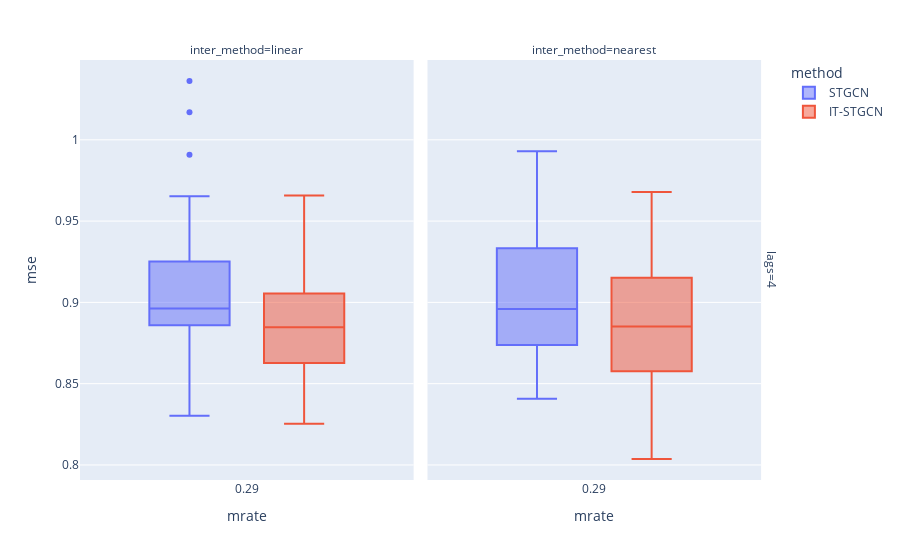

Notebook source saved alongside this figure:
### Markdown cell above
## Block

### Code cell
data.query("method!='GNAR' and mtype =='block'").plot.box(backend='plotly',x='mrate',color='method',y='mse',facet_col='inter_method',facet_row='lags',height=800)

### Figure 1 — Plotly figure (JSON) as saved in the notebook; plotly's stock layout.template omitted (floating-point values rounded to 4 significant figures)
{"data": [{"alignmentgroup": "True", "hovertemplate": "method=STGCN<br>lags=4<br>inter_method=linear<br>mrate=%{x}<br>mse=%{y}<extra></extra>", "legendgroup": "STGCN", "marker": {"color": "#636efa"}, "name": "STGCN", "notched": false, "offsetgroup": "STGCN", "orientation": "v", "showlegend": true, "type": "box", "x": [0.2878, 0.2878, 0.2878, 0.2878, 0.2878, 0.2878, 0.2878, 0.2878, 0.2878, 0.2878, 0.2878, 0.2878, 0.2878, 0.2878, 0.2878, 0.2878, 0.2878, 0.2878, 0.2878, 0.2878, 0.2878, 0.2878, 0.2878, 0.2878, 0.2878, 0.2878, 0.2878, 0.2878, 0.2878, 0.2878], "x0": " ", "xaxis": "x", "y": [0.8967, 0.9242, 0.922, 0.9581, 0.8302, 0.9196, 0.8797, 0.8959, 0.8556, 0.888, 0.886, 0.8575, 0.9232, 0.885, 0.8938, 1.017, 0.8551, 0.9908, 0.9528, 0.9275, 0.8878, 0.9653, 0.9252, 1.036, 0.862, 0.8947, 0.9083, 0.898, 0.894, 0.89], "y0": " ", "yaxis": "y"}, {"alignmentgroup": "True", "hovertemplate": "method=STGCN<br>lags=4<br>inter_method=nearest<br>mrate=%{x}<br>mse=%{y}<extra></extra>", "legendgroup": "STGCN", "marker": {"color": "#636efa"}, "name": "STGCN", "notched": false, "offsetgroup": "STGCN", "orientation": "v", "showlegend": false, "type": "box", "x": [0.2878, 0.2878, 0.2878, 0.2878, 0.2878, 0.2878, 0.2878, 0.2878, 0.2878, 0.2878, 0.2878, 0.2878, 0.2878, 0.2878, 0.2878, 0.2878, 0.2878, 0.2878, 0.2878, 0.2878, 0.2878, 0.2878, 0.2878, 0.2878, 0.2878, 0.2878, 0.2878, 0.2878, 0.2878, 0.2878], "x0": " ", "xaxis": "x2", "y": [0.913, 0.9007, 0.902, 0.8738, 0.9394, 0.993, 0.9093, 0.8456, 0.8629, 0.8553, 0.9658, 0.8864, 0.8808, 0.8789, 0.9332, 0.8821, 0.952, 0.9675, 0.8725, 0.8666, 0.8879, 0.8978, 0.919, 0.9476, 0.894, 0.8808, 0.8408, 0.8667, 0.9011, 0.9557], "y0": " ", "yaxis": "y2"}, {"alignmentgroup": "True", "hovertemplate": "method=IT-STGCN<br>lags=4<br>inter_method=linear<br>mrate=%{x}<br>mse=%{y}<extra></extra>", "legendgroup": "IT-STGCN", "marker": {"color": "#EF553B"}, "name": "IT-STGCN", "notched": false, "offsetgroup": "IT-STGCN", "orientation": "v", "showlegend": true, "type": "box", "x": [0.2878, 0.2878, 0.2878, 0.2878, 0.2878, 0.2878, 0.2878, 0.2878, 0.2878, 0.2878, 0.2878, 0.2878, 0.2878, 0.2878, 0.2878, 0.2878, 0.2878, 0.2878, 0.2878, 0.2878, 0.2878, 0.2878, 0.2878, 0.2878, 0.2878, 0.2878, 0.2878, 0.2878, 0.2878, 0.2878], "x0": " ", "xaxis": "x", "y": [0.8982, 0.8856, 0.8705, 0.9054, 0.8838, 0.8617, 0.9113, 0.8733, 0.8969, 0.8333, 0.8626, 0.9483, 0.9421, 0.8554, 0.9657, 0.8777, 0.9418, 0.8441, 0.8898, 0.8805, 0.8408, 0.8626, 0.9394, 0.8953, 0.8777, 0.8254, 0.9142, 0.8905, 0.8796, 0.8931], "y0": " ", "yaxis": "y"}, {"alignmentgroup": "True", "hovertemplate": "method=IT-STGCN<br>lags=4<br>inter_method=nearest<br>mrate=%{x}<br>mse=%{y}<extra></extra>", "legendgroup": "IT-STGCN", "marker": {"color": "#EF553B"}, "name": "IT-STGCN", "notched": false, "offsetgroup": "IT-STGCN", "orientation": "v", "showlegend": false, "type": "box", "x": [0.2878, 0.2878, 0.2878, 0.2878, 0.2878, 0.2878, 0.2878, 0.2878, 0.2878, 0.2878, 0.2878, 0.2878, 0.2878, 0.2878, 0.2878, 0.2878, 0.2878, 0.2878, 0.2878, 0.2878, 0.2878, 0.2878, 0.2878, 0.2878, 0.2878, 0.2878, 0.2878, 0.2878, 0.2878, 0.2878], "x0": " ", "xaxis": "x2", "y": [0.8742, 0.8586, 0.9188, 0.9002, 0.8492, 0.8914, 0.8936, 0.9541, 0.9679, 0.9114, 0.9085, 0.8434, 0.8037, 0.8791, 0.8412, 0.9055, 0.8469, 0.8636, 0.9251, 0.8615, 0.9414, 0.9489, 0.9515, 0.9151, 0.8663, 0.8372, 0.8482, 0.8779, 0.8988, 0.8576], "y0": " ", "yaxis": "y2"}], "layout": {"annotations": [{"font": {}, "showarrow": false, "text": "inter_method=linear", "x": 0.24, "xanchor": "center", "xref": "paper", "y": 1, "yanchor": "bottom", "yref": "paper"}, {"font": {}, "showarrow": false, "text": "inter_method=nearest", "x": 0.74, "xanchor": "center", "xref": "paper", "y": 1, "yanchor": "bottom", "yref": "paper"}, {"font": {}, "showarrow": false, "text": "lags=4", "textangle": 90, "x": 0.98, "xanchor": "left", "xref": "paper", "y": 0.5, "yanchor": "middle", "yref": "paper"}], "autosize": true, "boxmode": "group", "legend": {"title": {"text": "method"}, "tracegroupgap": 0}, "margin": {"t": 60}, "xaxis": {"anchor": "y", "autorange": true, "domain": [0, 0.48], "range": [-0.2164, 0.7919], "title": {"text": "mrate"}, "type": "linear"}, "xaxis2": {"anchor": "y2", "autorange": true, "domain": [0.5, 0.98], "matches": "x", "range": [-0.2164, 0.7919], "title": {"text": "mrate"}, "type": "linear"}, "yaxis": {"anchor": "x", "autorange": true, "domain": [0, 1], "range": [0.7907, 1.049], "title": {"text": "mse"}, "type": "linear"}, "yaxis2": {"anchor": "x2", "autorange": true, "domain": [0, 1], "matches": "y", "range": [0.7907, 1.049], "showticklabels": false, "type": "linear"}}}
